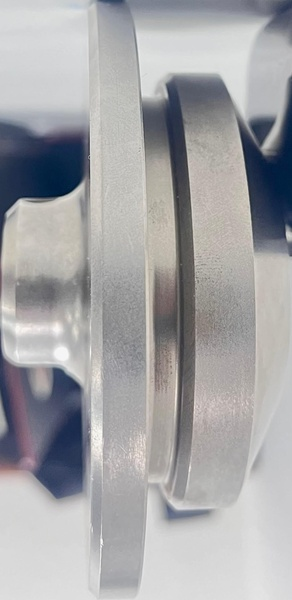
#> input picture reverseSideView.jpeg, 292 x 600 px, shrunk from 1037 x 2129 before the run
$ python findCenterOfTheImage.py
#> lines starting #> are read from the running program, lines starting #| are printed output that depends on the picture; after the words box and inside, x2 and y2 are one past the last pixel; in counts of white or black regions, pixels touching at a corner belong together; long printed decimals are rounded
# Import necessary libraries
import cv2                # For image processing and computer vision tasks
import numpy as np        # For numerical operations and array handling
import os                 # For operating system interactions
from pathlib import Path  # For cross-platform path handling
import csv                # For CSV file operations

# Define relative paths using Path for platform independence
base_path = Path(__file__).parent                    # Get directory containing this script
image_path = base_path / "reverseSideView.jpeg"      # Input image file path
output_csv_path = base_path / "output_dimensions_filtered.csv"  # Output CSV file path
processed_image_path = base_path / "processed_image.jpeg"       # Output annotated image path

def calculate_length(contour):
    """Calculate the perimeter length of a contour."""
    perimeter = cv2.arcLength(contour, True)  # True indicates closed contour
    return perimeter

def get_dimensions(image_path, reference_dimension, output_csv, processed_image_path, min_radius=1):
    """
    Process an image to detect circles, calculate dimensions, and annotate results.

    Args:
        image_path: Path to input image
        reference_dimension: Known reference length for scaling (in mm)
        output_csv: Path for CSV output file
        processed_image_path: Path for annotated image output
        min_radius: Minimum radius threshold for circle detection (default: 1)

    Returns:
        List of dictionaries containing circle data
    """
#> called with reference_dimension = 25, min_radius = 1
    # Validate image_path type
    if not isinstance(image_path, (str, Path)):
        raise TypeError(f"Expected a string or Path for image_path, but got {type(image_path)}")

    image_path = str(image_path)  # Convert Path to string if necessary

    # Check if image file exists
    if not os.path.exists(image_path):
        raise FileNotFoundError(f"File not found at {image_path}")

    # Load image and verify successful loading
    image = cv2.imread(image_path)
#> image is the input picture: shape (600, 292, 3); mean B, G, R 167.2, 164.9, 164.9
    if image is None:
        raise ValueError(f"Failed to load image from {image_path}. Ensure the file exists and is in a supported format.")

    # Convert to grayscale for processing
    image_gray = cv2.cvtColor(image, cv2.COLOR_BGR2GRAY)
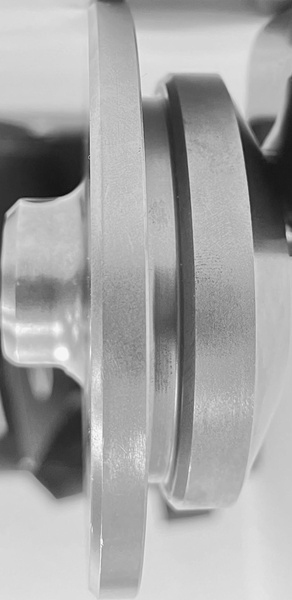
#> image_gray: shape (600, 292); min 14, max 254, mean 165.2
    print("Image loaded and processed successfully.")

    # Apply preprocessing: blur to reduce noise, then edge detection
    image_gray = cv2.GaussianBlur(image_gray, (5, 5), 0)  # 5x5 kernel for smoothing
    edges = cv2.Canny(image_gray, 100, 200)              # Canny edge detection with thresholds
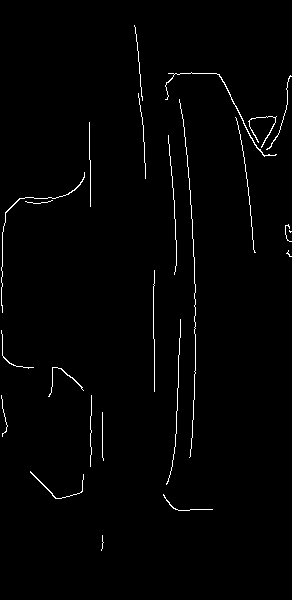
#> edges: shape (600, 292); 1.4% white in thin lines or dots, all inside (x1, y1, x2, y2) = (1, 25, 292, 551)
    contours, _ = cv2.findContours(edges, cv2.RETR_LIST, cv2.CHAIN_APPROX_SIMPLE)  # Find all contours
#> contours = 24 contours, 19 with area under 20; largest, box (x1, y1, x2, y2) and area: (165, 72, 277, 157) 53, (1, 172, 85, 313) 30, (30, 471, 84, 499) 27, (248, 116, 277, 148) 22, (48, 367, 84, 397) 22

    # Calculate scaling factor using largest contour as reference
    reference_contour = max(contours, key=cv2.contourArea)
#> reference_contour = contour of 211 points, box (x1, y1, x2, y2) (165, 72, 277, 157), area 53
    scaling_factor = 0
    if reference_contour is not None and reference_dimension is not None:
        reference_object_length_pixels = calculate_length(reference_contour)
#> in calculate_length, `perimeter = cv2.arcLength(contour, True)`: perimeter = 399.5
#> reference_object_length_pixels = 399.5
        if reference_object_length_pixels > 0:
            scaling_factor = reference_dimension / reference_object_length_pixels
#> scaling_factor = 0.0626
        else:
            raise ValueError("Reference object's contour has zero length.")

    # Find the largest enclosing circle (outermost boundary)
    largest_contour = max(contours, key=cv2.contourArea)
#> largest_contour has the same summary as reference_contour
    (outer_x, outer_y), outer_radius = cv2.minEnclosingCircle(largest_contour)
#> outer_x = 222; outer_y = 113.5; outer_radius = 67.5
    outer_radius_scaled = outer_radius * scaling_factor
#> outer_radius_scaled = 4.22
    print(f"Outermost circle center: ({outer_x}, {outer_y}), Radius: {outer_radius_scaled:.2f} mm")
#| Outermost circle center: (222.0, 113.5), Radius: 4.22 mm

    # Initialize list to store circle results
    resultsForCircles = []
    annotated_image = image.copy()  # Create copy for drawing annotations
    circle_index = 1                # Counter for circle labeling

    # Process each contour to find and filter circles
    for contour in contours:
        (x, y), radius = cv2.minEnclosingCircle(contour)  # Get minimum enclosing circle
        unit = radius * scaling_factor                    # Scale radius to physical units

        # Calculate distance from outermost circle's center
        distance_from_outer_center = np.sqrt((x - outer_x)**2 + (y - outer_y)**2)

        # Apply filters: minimum radius and must be inside outermost circle
        if unit >= min_radius and (distance_from_outer_center + radius) <= outer_radius:
            circle_label = f"C{circle_index}"
            if circle_label == "C10":  # Specifically filter for circle C10
                # Store circle data
                resultsForCircles.append({
                    "Circle Index": circle_label,
                    "Radius (mm)": unit,
                    "Center (x, y)": (x, y)
                })
                print(f"Circle {circle_label}: Center=({x:.2f}, {y:.2f}), Radius={unit:.2f} mm")

                # Annotate image: draw circle and add labels
                center = (int(x), int(y))
                cv2.circle(annotated_image, center, int(radius), (255, 0, 0), 2)  # Blue circle
                cv2.putText(annotated_image, circle_label, center,
                           cv2.FONT_HERSHEY_SIMPLEX, 0.5, (255, 0, 0), 1)  # Blue label

                # Add center coordinates label
                center_label = f"Center ({int(x)}, {int(y)})"
                cv2.putText(annotated_image, center_label, (int(x) + 10, int(y) - 10),
                           cv2.FONT_HERSHEY_SIMPLEX, 0.5, (0, 255, 0), 1)  # Green text
            circle_index += 1
#> this loop made 24 passes
#> (x, y, radius, unit, distance_from_outer_center, circle_label, circle_index) on passes 19, 23: (263.9, 129.3, 17.95, 1.12, 44.8, 'C1', 2), (222, 113.5, 67.5, 4.22, 0, 'C2', 3)
#> (x, y, radius, unit, distance_from_outer_center) on passes 1 to 6: (101.5, 542.5, 7.52, 0.47, 445.6), (187.5, 501.5, 25.62, 1.6, 389.5), (56.02, 480.9, 27.86, 1.74, 403.2), (102.5, 436, 24.01, 1.5, 343.9), (90.5, 430.5, 35.5, 2.22, 343.2), (1.5, 415.5, 20.51, 1.28, 373.9)
#> after the loop, circle_index = 3; resultsForCircles = []

    # Save annotated image to disk
    cv2.imwrite(processed_image_path, annotated_image)
    print(f"Processed image saved to {processed_image_path}")

    # Write results to CSV file
    with open(output_csv, mode='w', newline='') as csv_file:
        fieldnames = ["S.No.", "Index", "Radius (mm)", "Center (x, y)", "r.θ(mm)"]
        writer = csv.DictWriter(csv_file, fieldnames=fieldnames)
        writer.writeheader()

        # Write each result with a serial number
        for index, result in enumerate(resultsForCircles, start=1):
            result_with_serial = {
                "S.No.": index,
                "Index": result.get("Circle Index"),
                "Radius (mm)": result.get("Radius (mm)", ""),
                "Center (x, y)": result.get("Center (x, y)", ""),
                "r.θ(mm)": ""  # Empty field as not calculated
            }
            writer.writerow(result_with_serial)
#> this loop made 0 passes

    # Print summary
    print(f"Filtered results saved to {output_csv}")
    print(f"Number of circles: {len(resultsForCircles)}")
#| Number of circles: 0
    return resultsForCircles

# Main execution block
if __name__ == "__main__":
    reference_dimension = 25.0  # Reference length in mm
    # Call function with predefined parameters
    get_dimensions(image_path, reference_dimension, output_csv_path, processed_image_path, min_radius=1)

$ run again, with frontView.jpeg copied over reverseSideView.jpeg
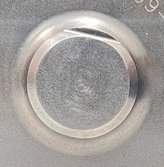
#> input picture frontView.jpeg, 164 x 167 px, shrunk from 581 x 592 before the run
#> in get_dimensions, image is the input picture: shape (167, 164, 3); mean B, G, R 156.1, 159.5, 163
#> in get_dimensions, `image_gray = cv2.GaussianBlur(image_gray, (5, 5), 0)`:
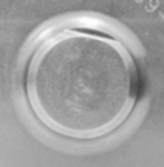
#> image_gray: shape (167, 164); min 69, max 254, mean 160.2
#> in get_dimensions, `edges = cv2.Canny(image_gray, 100, 200)`:
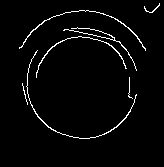
#> edges: shape (167, 164); 2.9% white in thin lines or dots, all inside (x1, y1, x2, y2) = (19, 3, 160, 139)
#> contours = 7 contours, 4 with area under 20; largest, box (x1, y1, x2, y2) and area: (19, 10, 146, 51) 48, (26, 50, 137, 139) 45, (36, 36, 127, 78) 38
#> reference_contour = contour of 142 points, box (x1, y1, x2, y2) (19, 10, 146, 51), area 48
#> perimeter = 331.2
#> scaling_factor = 0.0755
#> largest_contour has the same summary as reference_contour
#> outer_x = 82; outer_y = 48.5; outer_radius = 63.02
#> outer_radius_scaled = 4.76
#| Outermost circle center: (82.0, 48.5), Radius: 4.76 mm
#> the loop in get_dimensions, `for contour in contours:` made 7 passes
#> (x, y, radius, unit, distance_from_outer_center, circle_label, circle_index) on passes 5 to 6: (99.5, 50, 41.62, 3.14, 17.56, 'C1', 2), (82, 48.5, 63.02, 4.76, 0, 'C2', 3)
#> after the loop in get_dimensions, `for contour in contours:`: circle_index = 3; resultsForCircles = []
#| Number of circles: 0

$ run again, with headTop.jpeg copied over reverseSideView.jpeg
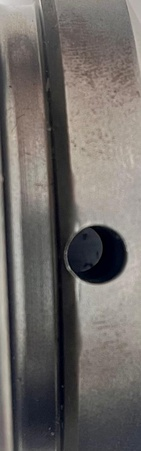
#> input picture headTop.jpeg, 141 x 451 px, shrunk from 502 x 1601 before the run
#> in get_dimensions, image is the input picture: shape (451, 141, 3); mean B, G, R 102.1, 105.3, 110.1
#> in get_dimensions, `edges = cv2.Canny(image_gray, 100, 200)`:
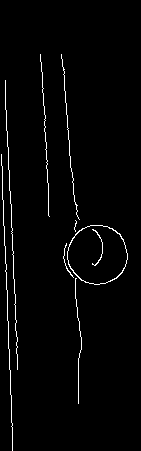
#> edges: shape (451, 141); 2.2% white in thin lines or dots, all inside (x1, y1, x2, y2) = (1, 54, 128, 451)
#> contours = 10 contours, 8 with area under 20; largest, box (x1, y1, x2, y2) and area: (67, 225, 128, 285) 2778, (67, 225, 128, 285) 2730
#> reference_contour = contour of 86 points, box (x1, y1, x2, y2) (67, 225, 128, 285), area 2778
#> perimeter = 198.2
#> scaling_factor = 0.126
#> largest_contour has the same summary as reference_contour
#> outer_x = 97.04; outer_y = 254.3; outer_radius = 30.63
#> outer_radius_scaled = 3.86
#| Outermost circle center: (97.035, 254.261), Radius: 3.86 mm
#> the loop in get_dimensions, `for contour in contours:` made 10 passes
#> (x, y, radius, unit, distance_from_outer_center, circle_label) on passes 3 to 5: (93.5, 247, 18.06, 2.28, 8.08, 'C1'), (97, 254.5, 30.33, 3.83, 0.256, 'C2'), (97.04, 254.3, 30.63, 3.86, 0, 'C3')
#> after the loop in get_dimensions, `for contour in contours:`: circle_index = 4; resultsForCircles = []
#| Number of circles: 0

$ run again, with image1.jpeg copied over reverseSideView.jpeg
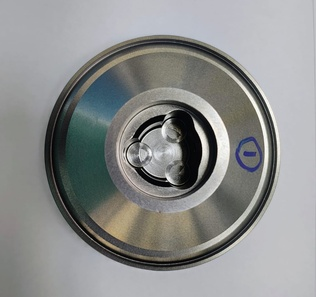
#> input picture image1.jpeg, 316 x 297 px, shrunk from 1122 x 1055 before the run
#> in get_dimensions, image is the input picture: shape (297, 316, 3); mean B, G, R 141.4, 142.1, 140.6
#> in get_dimensions, `image_gray = cv2.GaussianBlur(image_gray, (5, 5), 0)`:
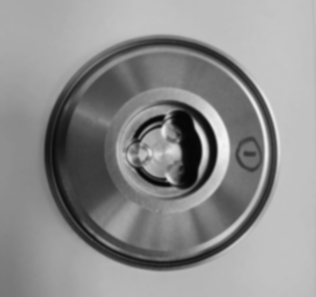
#> image_gray: shape (297, 316); min 6, max 244, mean 141.5
#> in get_dimensions, `edges = cv2.Canny(image_gray, 100, 200)`:
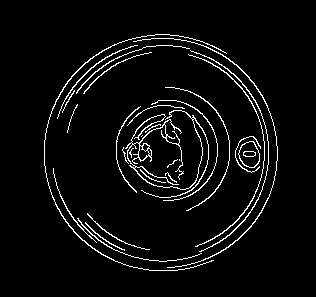
#> edges: shape (297, 316); 4.6% white in thin lines or dots, all inside (x1, y1, x2, y2) = (44, 34, 278, 271)
#> contours = 35 contours, 13 with area under 20; largest, box (x1, y1, x2, y2) and area: (238, 141, 260, 168) 413, (238, 141, 260, 168) 393, (125, 110, 209, 198) 346, (44, 34, 227, 271) 106, (133, 38, 278, 268) 100
#> reference_contour = contour of 42 points, box (x1, y1, x2, y2) (238, 141, 260, 168), area 413
#> perimeter = 78.77
#> scaling_factor = 0.317
#> largest_contour has the same summary as reference_contour
#> outer_x = 250.7; outer_y = 154.1; outer_radius = 13.32
#> outer_radius_scaled = 4.23
#| Outermost circle center: (250.666, 154.109), Radius: 4.23 mm
#> the loop in get_dimensions, `for contour in contours:` made 35 passes
#> (x, y, radius, unit, distance_from_outer_center, circle_label) on passes 9, 10, 17: (249, 153.5, 6.02, 1.91, 1.77, 'C1'), (249, 153.5, 6.18, 1.96, 1.77, 'C2'), (250.7, 154.1, 13.32, 4.23, 0, 'C3')
#> after the loop in get_dimensions, `for contour in contours:`: circle_index = 4; resultsForCircles = []
#| Number of circles: 0
